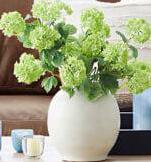
#> input picture ppt/0_origin.jpg, 151 x 162 px
$ python -i helper.py   (imports and definitions only)   (older library calls are emulated)
#> lines starting #> are read from the running program, lines starting #| are printed output that depends on the picture
# Tools
import numpy as np
from PIL import Image
import os
import sys
import matplotlib.pyplot as plt

import sys
import cv2


# [214 lines left out: functions getFileName, cropUnusedBlankPixel, newMaskApply, extendBoundaries, cropToBoundingBox, patchToBoundingBox and 5 more, not called in this run]


def canny_edge_detection(image_path, lower_threshold=50, upper_threshold=100):
    # Load the image

#> called with image_path = '../ppt/0_origin.jpg', lower_threshold = 50, upper_threshold = 100
    image = None

    if isinstance(image_path, str):
        # print("string_var is a string")
        image = cv2.imread(image_path, cv2.IMREAD_GRAYSCALE)
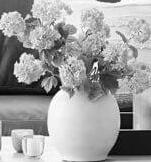
#> image: shape (162, 151); min 0, max 255, mean 158.8
    else:
        if isinstance(image_path, np.ndarray):
            # print("numpy_var is a NumPy array")
            # print("numpy_var is not a NumPy array")
            image = cv2.cvtColor(image_path, cv2.IMREAD_GRAYSCALE)

        # print("string_var is not a string")

    if image is None:
        print("Error: Unable to read the image.")
        sys.exit(1)

    # Apply Gaussian blur to reduce noise
    blurred_image = cv2.GaussianBlur(image, (5, 5), 0)
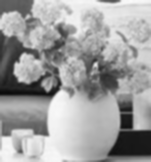
#> blurred_image: shape (162, 151); min 10, max 251, mean 158.9

    # Apply Canny Edge Detection
    edges = cv2.Canny(blurred_image, lower_threshold, upper_threshold)
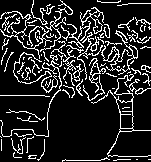
#> edges: shape (162, 151); 15.5% white in thin lines or dots

    return edges


# [25 lines left out: function sobel_edge_detection, not called in this run]

>>> result = canny_edge_detection('../ppt/0_origin.jpg')
